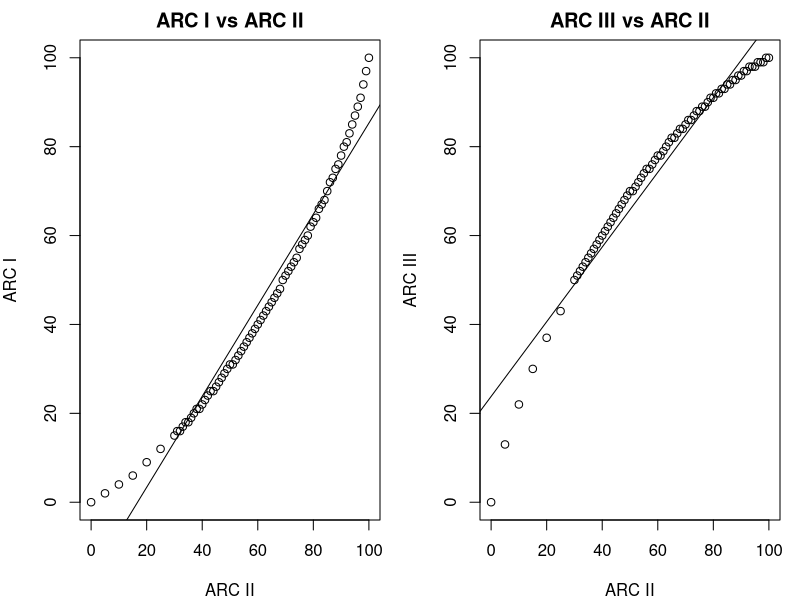
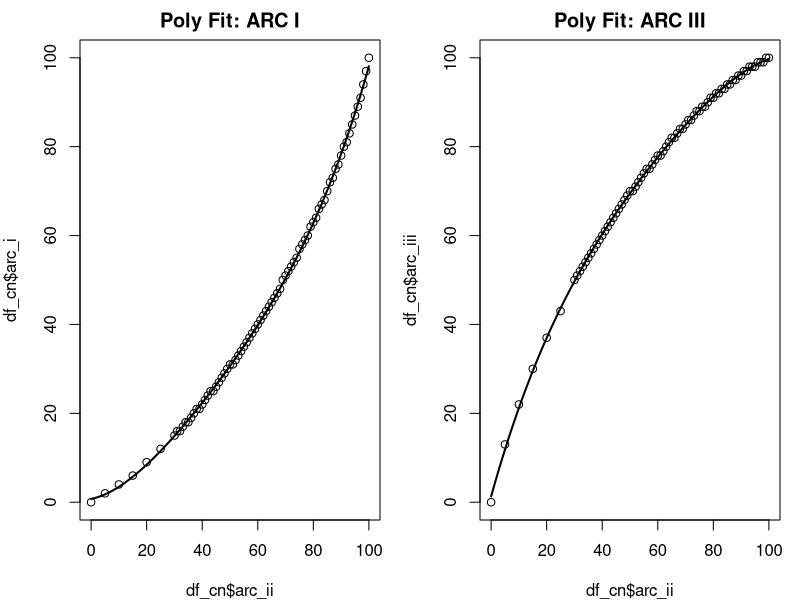

Reproduce these figures in R, in order.
## ---- chunk 1
# ARC II values
arc_ii <- c(100:61, 60:30, 25, 20, 15, 10, 5, 0)

# Corresponding ARC I values
arc_i <- c(
  100, 97, 94, 91, 89, 87, 85, 83, 81, 80,
   78, 76, 75, 73, 72, 70, 68, 67, 66, 64,
   63, 62, 60, 59, 58, 57, 55, 54, 53, 52,
   51, 50, 48, 47, 46, 45, 44, 43, 42, 41,
   40, 39, 38, 37, 36, 35, 34, 33, 32, 31,
   31, 30, 29, 28, 27, 26, 25, 25, 24, 23,
   22, 21, 21, 20, 19, 18, 18, 17, 16, 16,
   15, 12,  9,  6,  4,  2,  0
)

# Corresponding ARC III values
arc_iii <- c(
  100,100, 99, 99, 99, 98, 98, 98, 97, 97,
   96, 96, 95, 95, 94, 94, 93, 93, 92, 92,
   91, 91, 90, 89, 89, 88, 88, 87, 86, 86,
   85, 84, 84, 83, 82, 82, 81, 80, 79, 78,
   78, 77, 76, 75, 75, 74, 73, 72, 71, 70,
   70, 69, 68, 67, 66, 65, 64, 63, 62, 61,
   60, 59, 58, 57, 56, 55, 54, 53, 52, 51,
   50, 43, 37, 30, 22, 13,  0
)

df_cn <- data.frame(
  arc_ii = arc_ii,
  arc_i = arc_i,
  arc_iii = arc_iii
)

# quick check
head(df_cn, 10)
## ---- chunk 2
mod_i   <- lm(arc_i   ~ arc_ii,  data = df_cn)
mod_iii <- lm(arc_iii ~ arc_ii,  data = df_cn)

ci <- coef(mod_i)
c3 <- coef(mod_iii)

cat("ARC I =", round(ci[2],4), "* ARC II", if(ci[1]>=0) "+" else "-", abs(round(ci[1],4)), "\n")
cat("ARC III =", round(c3[2],4), "* ARC II", if(c3[1]>=0) "+" else "-", abs(round(c3[1],4)), "\n")

par(mfrow=c(1,2), mar=c(4,4,2,1))
plot(df_cn$arc_ii, df_cn$arc_i,   main="ARC I vs ARC II",
     xlab="ARC II", ylab="ARC I");   abline(mod_i)
plot(df_cn$arc_ii, df_cn$arc_iii, main="ARC III vs ARC II",
     xlab="ARC II", ylab="ARC III"); abline(mod_iii)
## ---- chunk 3
fit_and_evaluate <- function(y, x, max_deg=4, data){
  fits <- lapply(1:max_deg, function(d){
    lm(as.formula(sprintf("%s ~ poly(%s,%d,raw=TRUE)", y, x, d)), data=data)
  })
  metrics <- data.frame(
    degree = 1:4,
    AIC    = sapply(fits, AIC),
    adj_R2 = sapply(fits, function(m) summary(m)$adj.r.squared)
  )
  best <- metrics$degree[which.min(metrics$AIC)]
  list(metrics=metrics, best=best, fit=fits[[best]])
}

res_i   <- fit_and_evaluate("arc_i",   "arc_ii", data=df_cn)
res_iii <- fit_and_evaluate("arc_iii", "arc_ii", data=df_cn)

res_i$metrics
res_iii$metrics

cat("Best degree for ARC I   =", res_i$best,   "\n")
cat("Best degree for ARC III =", res_iii$best, "\n")

xx <- seq(0,100,length=200)
par(mfrow=c(1,2), mar=c(4,4,2,1))
plot(df_cn$arc_ii, df_cn$arc_i, main="Poly Fit: ARC I")
lines(xx, predict(res_i$fit,   newdata=data.frame(arc_ii=xx)), lwd=2)
plot(df_cn$arc_ii, df_cn$arc_iii, main="Poly Fit: ARC III")
lines(xx, predict(res_iii$fit, newdata=data.frame(arc_ii=xx)), lwd=2)

## ---- chunk 4
mod_i4   <- lm(arc_i   ~ arc_ii + I(arc_ii^2) + I(arc_ii^3) + I(arc_ii^4), df_cn)
mod_iii4 <- lm(arc_iii ~ arc_ii + I(arc_ii^2) + I(arc_ii^3) + I(arc_ii^4), df_cn)

poly_i   <- coef(mod_i4)[c("I(arc_ii^4)","I(arc_ii^3)","I(arc_ii^2)","arc_ii","(Intercept)")]
poly_iii <- coef(mod_iii4)[c("I(arc_ii^4)","I(arc_ii^3)","I(arc_ii^2)","arc_ii","(Intercept)")]
poly_i
poly_iii

## ---- chunk 5
predict_arc_i <- function(x) {
  round((sapply(x, function(xi) sum(poly_i * xi^(4:0)))),0)
#  ceiling((sapply(x, function(xi) sum(poly_i * xi^(4:0)))))
}
predict_arc_iii <- function(x) {
  round((sapply(x, function(xi) sum(poly_iii* xi^(4:0)))),0)
}
#predict_arc_i(c(30, 50, 75))
#predict_arc_iii(c(30, 50, 75))
#predict_arc_iii(c(72, 57, 88, 91, 45, 34, 66))
predict_arc_i(c(100, 97, 91, 88, 84, 79, 72, 68, 63, 55, 50, 44, 32))
predict_arc_iii(c(97, 91, 88, 84, 79, 72, 68, 63, 55, 50, 44, 32))
